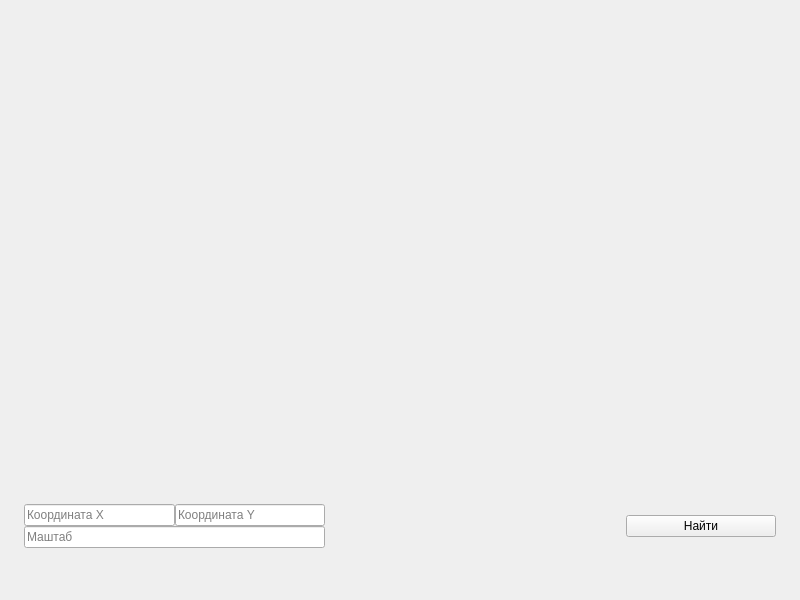
<?xml version="1.0" encoding="UTF-8"?>
<ui version="4.0">
 <class>MainWindow</class>
 <widget class="QMainWindow" name="MainWindow">
  <property name="geometry">
   <rect>
    <x>0</x>
    <y>0</y>
    <width>800</width>
    <height>600</height>
   </rect>
  </property>
  <property name="windowTitle">
   <string>Maps API</string>
  </property>
  <widget class="QWidget" name="centralwidget">
   <layout class="QVBoxLayout" name="verticalLayout_2" stretch="4,0,0">
    <property name="spacing">
     <number>0</number>
    </property>
    <property name="leftMargin">
     <number>24</number>
    </property>
    <property name="topMargin">
     <number>24</number>
    </property>
    <property name="rightMargin">
     <number>24</number>
    </property>
    <property name="bottomMargin">
     <number>52</number>
    </property>
    <item>
     <widget class="QLabel" name="map">
      <property name="autoFillBackground">
       <bool>true</bool>
      </property>
      <property name="text">
       <string/>
      </property>
      <property name="scaledContents">
       <bool>true</bool>
      </property>
     </widget>
    </item>
    <item>
     <spacer name="verticalSpacer">
      <property name="orientation">
       <enum>Qt::Vertical</enum>
      </property>
      <property name="sizeHint" stdset="0">
       <size>
        <width>20</width>
        <height>40</height>
       </size>
      </property>
     </spacer>
    </item>
    <item>
     <layout class="QHBoxLayout" name="horizontalLayout_2" stretch="2,2,1">
      <item>
       <layout class="QVBoxLayout" name="verticalLayout">
        <item>
         <layout class="QHBoxLayout" name="horizontalLayout">
          <item>
           <widget class="QLineEdit" name="line_x">
            <property name="placeholderText">
             <string>Координата X</string>
            </property>
           </widget>
          </item>
          <item>
           <widget class="QLineEdit" name="line_y">
            <property name="placeholderText">
             <string>Координата Y</string>
            </property>
           </widget>
          </item>
         </layout>
        </item>
        <item>
         <widget class="QLineEdit" name="line_z">
          <property name="text">
           <string/>
          </property>
          <property name="placeholderText">
           <string>Маштаб</string>
          </property>
         </widget>
        </item>
       </layout>
      </item>
      <item>
       <spacer name="horizontalSpacer">
        <property name="orientation">
         <enum>Qt::Horizontal</enum>
        </property>
        <property name="sizeHint" stdset="0">
         <size>
          <width>40</width>
          <height>20</height>
         </size>
        </property>
       </spacer>
      </item>
      <item>
       <widget class="QPushButton" name="search_button">
        <property name="text">
         <string>Найти</string>
        </property>
       </widget>
      </item>
     </layout>
    </item>
   </layout>
  </widget>
 </widget>
 <resources/>
 <connections/>
</ui>
